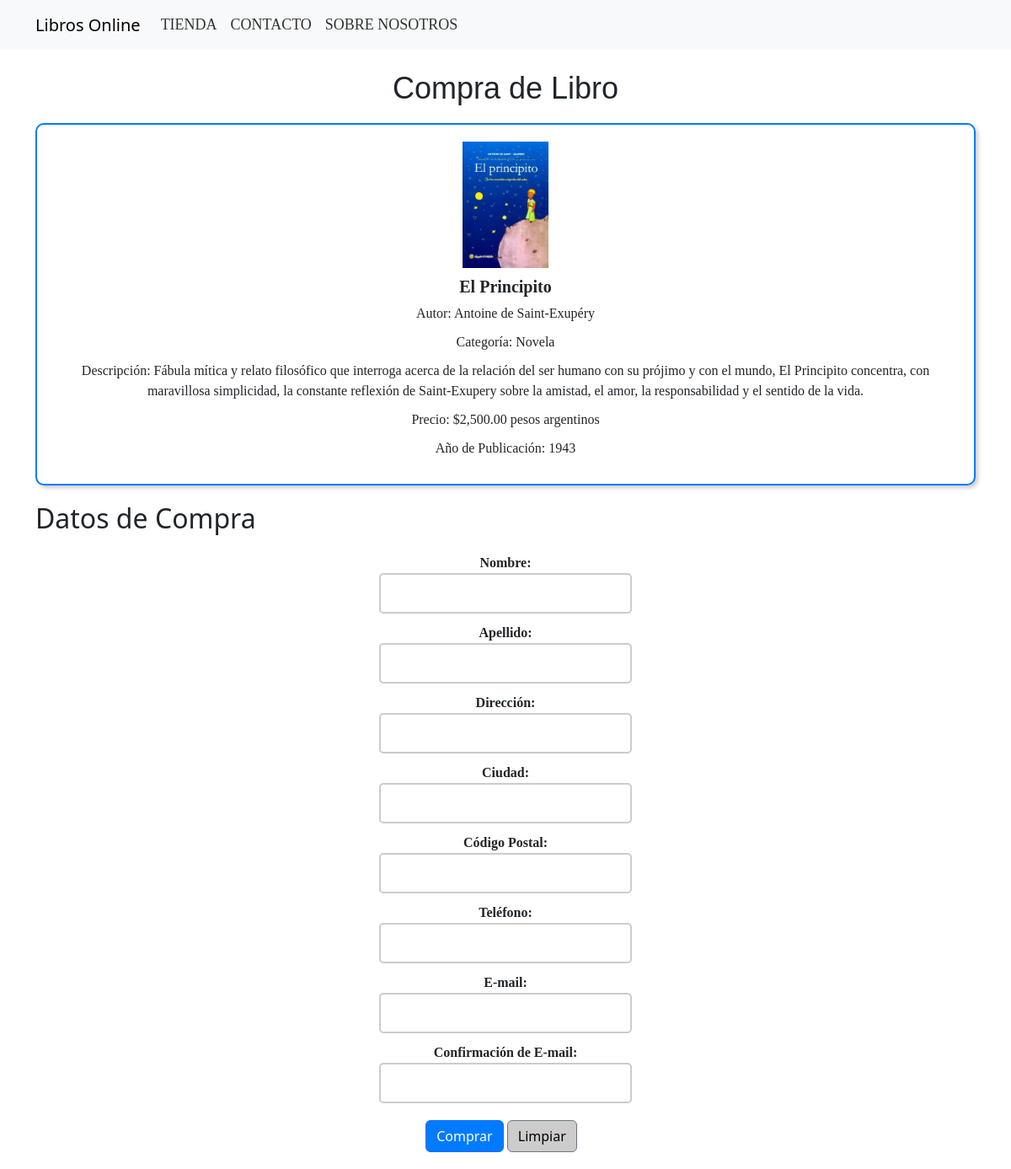
/compra.php?book_id=1, run on the app's committed database.
### tables this page shows
CREATE TABLE `libros` (
  `id` int(11) NOT NULL,
  `titulo` varchar(255) NOT NULL,
  `autor_id` int(11) NOT NULL,
  `descripcion` text NOT NULL,
  `categoria_id` int(11) NOT NULL,
  `precio` decimal(10,2) NOT NULL,
  `fecha_publicacion` int(4) DEFAULT NULL,
  `portada` varchar(255) NOT NULL
);

CREATE TABLE `autor` (
  `id` int(11) NOT NULL,
  `nombre` varchar(255) NOT NULL,
  `apellido` varchar(255) NOT NULL
);

CREATE TABLE `categorias` (
  `id` int(11) NOT NULL,
  `nombre` varchar(255) NOT NULL
);

### compra.php (the view, shortened to what this page needs)
<?php
include "db_conexion.php";
try {
    $conn = new PDO("mysql:host=localhost;dbname=tienda_libros_online_db", "root", "");
    $conn->setAttribute(PDO::ATTR_ERRMODE, PDO::ERRMODE_EXCEPTION);
} catch (PDOException $e) {
    echo "Error de conexión a la base de datos: " . $e->getMessage();
}
$bookId = isset($_GET['book_id']) ? $_GET['book_id'] : null;
$query = "SELECT libros.titulo, libros.descripcion, libros.precio, libros.fecha_publicacion, libros.portada, autor.nombre AS autor_nombre, autor.apellido AS autor_apellido, categorias.nombre AS categoria_nombre
          FROM libros
          INNER JOIN autor ON libros.autor_id = autor.id
          INNER JOIN categorias ON libros.categoria_id = categorias.id
          WHERE libros.id = :book_id";
$stmt = $conn->prepare($query);
$stmt->bindParam(':book_id', $bookId, PDO::PARAM_INT);
$stmt->execute();
$libro_comprado = $stmt->fetch(PDO::FETCH_ASSOC);
?>
<!DOCTYPE html>
<html lang="es">
<head>
<link href="https://cdn.jsdelivr.net/npm/bootstrap@5.3.2/dist/css/bootstrap.min.css" rel="stylesheet">
<link href="css/estilos-compra.css" rel="stylesheet">
</head>
<body>
    <nav class="navbar navbar-expand-lg navbar-light bg-light">
        <div class="container">
            <a class="navbar-brand" href="index.php">Libros Online</a>
            <div class="collapse navbar-collapse" id="navbarSupportedContent">
                <ul class="navbar-nav me-auto mb-2 mb-lg-0">
                    <li class="nav-item">
                        <a class="nav-link active" aria-current="page" href="index.php">Tienda</a>
                    </li>
                    <li class="nav-item">
                        <a class="nav-link" href="contacto.php">Contacto</a>
                    </li>
                    <li class="nav-item">
                        <a class="nav-link" href="sobre-nosotros.php">Sobre Nosotros</a>
                    </li>
                </ul>
            </div>
        </div>
    </nav>
    <div class="container mt-4">
    <h1>Compra de Libro</h1>
    <div class="text-center book-info">
        <img src="archivos/cover/<?= $libro_comprado['portada'] ?>" alt="Portada" style="max-height: 150px">
        <h2><?= $libro_comprado['titulo'] ?></h2>
        <p>Autor: <?= $libro_comprado['autor_nombre'] . ' ' . $libro_comprado['autor_apellido'] ?></p>
        <p>Categoría: <?= $libro_comprado['categoria_nombre'] ?></p>
        <p>Descripción: <?= $libro_comprado['descripcion'] ?></p>
        <p>Precio: $<?= number_format($_SESSION['precio'], 2) ?> pesos argentinos</p>
        <p>Año de Publicación: <?= $libro_comprado['fecha_publicacion'] ?></p>
    </div>
    <h2>Datos de Compra</h2>
    <form method="post">
        <div class="form-group">
            <label for="nombre">Nombre:</label>
            <input type="text" class="form-control" id="nombre" name="nombre" required>
        </div>
        <div class="form-group">
            <label for="apellido">Apellido:</label>
            <input type="text" class="form-control" id="apellido" name="apellido" required>
        </div>
        <div class="form-group">
            <label for="direccion">Dirección:</label>
            <input type="text" class="form-control" id="direccion" name="direccion" required>
        </div>
        <div class="form-group">
            <label for="ciudad">Ciudad:</label>
            <input type="text" class="form-control" id="ciudad" name="ciudad" required>
        </div>
        <div class="form-group">
            <label for="codigo_postal">Código Postal:</label>
            <input type="text" class="form-control" id="codigo_postal" name="codigo_postal" required pattern="[0-9]{4}">
        </div>
        <div class="form-group">
            <label for="telefono">Teléfono:</label>
            <input type="tel" class="form-control" id="telefono" name="telefono" required pattern="[0-9]{10,}">
        </div>
        <div class="form-group">
            <label for="email">E-mail:</label>
            <input type="email" class="form-control" id="email" name="email"       required>
            </div>
            <div class="form-group">
                <label for="email_confirmation">Confirmación de E-mail:</label>
                <input type="email" class="form-control" id="email_confirmation" name="email_confirmation" required>
            </div>
            <div class="text-center">
                <button type="submit" class="btn btn-primary">Comprar</button>
                <button type="reset" class="btn btn-secondary">Limpiar</button>
            </div>
        </form>
    </div>
</body>
</html>

### css/estilos-compra.css (style rules this page uses)
.navbar-light .navbar-nav .nav-link { font-size: 18px; font-family: 'Arial, Helvetica, sans-serif'; text-transform: uppercase; transition: color 0.3s ease-in-out; color: #333; }
.form-group { max-width: 300px; margin: 0 auto; }
form { text-align: center; margin: 20px auto; }
.btn-secondary { background-color: #ccc; color: #000; margin-right: 10px; transition: background-color 0.3s; }
.btn-primary { background-color: #007bff; color: #fff; transition: background-color 0.3s; }
h1 { text-align: center; font-family: 'Arial', sans-serif; font-size: 36px; margin-top: 20px; }
.book-info { border: 2px solid #007bff; border-radius: 10px; padding: 20px; margin: 20px 0; box-shadow: 3px 3px 5px 0 rgba(0, 0, 0, 0.2); transition: transform 0.2s; }
.form-control { border: 2px solid #ccc; border-radius: 5px; font-family: 'Arial', sans-serif; font-size: 16px; padding: 10px; margin-bottom: 10px; transition: border 0.3s; }
.btn { margin-top: 10px; }
.book-info h2 { font-family: 'Arial, sans-serif'; font-size: 20px; font-weight: bold; margin-top: 10px; }
.book-info p { font-family: 'Arial, sans-serif'; font-size: 16px; margin-bottom: 10px; }
.form-group label { font-family: 'Arial, sans-serif'; font-weight: bold; font-size: 16px; }
.form-group input { font-family: 'Arial, sans-serif'; font-size: 16px; border: 2px solid #ccc; border-radius: 5px; padding: 10px; margin-bottom: 10px; transition: border 0.3s; }

### data on the page
libros: portada (picture), titulo "El Principito", autor.nombre "Antoine", autor.apellido "de Saint-Exupéry", categoria.nombre "Novela", descripcion "Fábula mítica y relato filosófico que interroga acerca de la relación del ser humano con su prójimo y con el mundo, El Principito concentra, con maravillosa simplicidad, la constante reflexión de Saint-Exupery sobre la amistad, el amor, la responsabilidad y el sentido de la vida.", fecha_publicacion "1943"

### other printed values
$_SESSION['precio'] "2,500.00"
